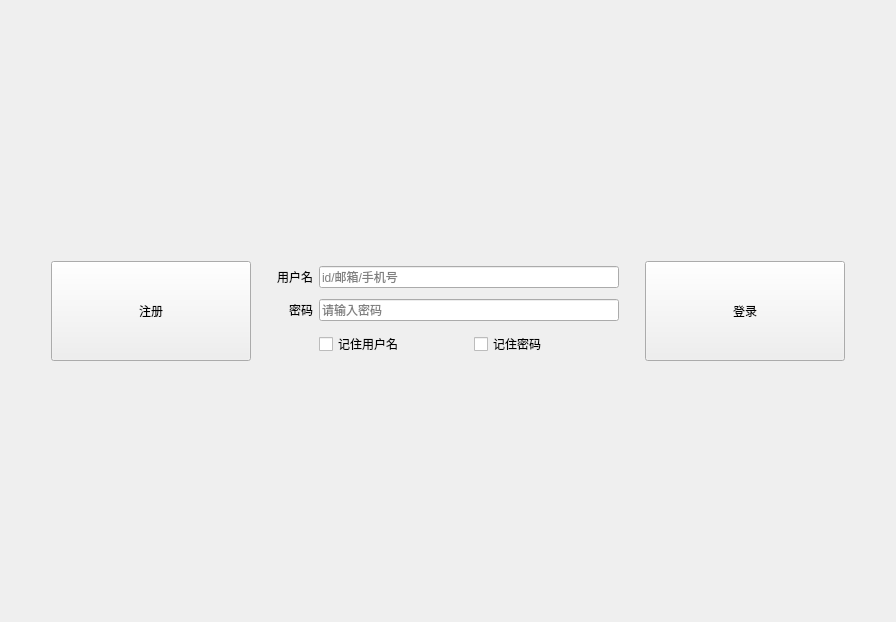
          <widget class="QWidget" name="pageLogin">
           <layout class="QVBoxLayout" name="verticalLayout_2">
            <item>
             <spacer name="verticalSpacer_3">
              <property name="orientation">
               <enum>Qt::Vertical</enum>
              </property>
              <property name="sizeType">
               <enum>QSizePolicy::Expanding</enum>
              </property>
              <property name="sizeHint" stdset="0">
               <size>
                <width>20</width>
                <height>250</height>
               </size>
              </property>
             </spacer>
            </item>
            <item>
             <layout class="QHBoxLayout" name="horizontalLayout_2">
              <item>
               <spacer name="horizontalSpacer_2">
                <property name="orientation">
                 <enum>Qt::Horizontal</enum>
                </property>
                <property name="sizeType">
                 <enum>QSizePolicy::MinimumExpanding</enum>
                </property>
                <property name="sizeHint" stdset="0">
                 <size>
                  <width>40</width>
                  <height>20</height>
                 </size>
                </property>
               </spacer>
              </item>
              <item>
               <widget class="QPushButton" name="pushButtonRegister">
                <property name="sizePolicy">
                 <sizepolicy hsizetype="Expanding" vsizetype="Expanding">
                  <horstretch>0</horstretch>
                  <verstretch>0</verstretch>
                 </sizepolicy>
                </property>
                <property name="minimumSize">
                 <size>
                  <width>200</width>
                  <height>100</height>
                 </size>
                </property>
                <property name="maximumSize">
                 <size>
                  <width>16777215</width>
                  <height>100</height>
                 </size>
                </property>
                <property name="text">
                 <string>注册</string>
                </property>
                <property name="icon">
                 <iconset resource="res/res.qrc">
                  <normaloff>:/icons-light/plus_2.png</normaloff>:/icons-light/plus_2.png</iconset>
                </property>
                <property name="iconSize">
                 <size>
                  <width>50</width>
                  <height>50</height>
                 </size>
                </property>
               </widget>
              </item>
              <item>
               <layout class="QGridLayout" name="gridLayout_3" columnstretch="0,0" columnminimumwidth="0,300">
                <property name="leftMargin">
                 <number>20</number>
                </property>
                <property name="rightMargin">
                 <number>20</number>
                </property>
                <item row="4" column="1">
                 <layout class="QHBoxLayout" name="horizontalLayout_10">
                  <property name="spacing">
                   <number>10</number>
                  </property>
                  <item>
                   <widget class="QCheckBox" name="checkBoxRemUid">
                    <property name="text">
                     <string>记住用户名</string>
                    </property>
                    <property name="icon">
                     <iconset resource="res/res.qrc">
                      <normaloff>:/icons-light/friends_group.png</normaloff>:/icons-light/friends_group.png</iconset>
                    </property>
                   </widget>
                  </item>
                  <item>
                   <widget class="QCheckBox" name="checkBoxRemPwd">
                    <property name="text">
                     <string>记住密码</string>
                    </property>
                    <property name="icon">
                     <iconset resource="res/res.qrc">
                      <normaloff>:/icons-light/key_login.png</normaloff>:/icons-light/key_login.png</iconset>
                    </property>
                   </widget>
                  </item>
                 </layout>
                </item>
                <item row="0" column="0">
                 <widget class="QLabel" name="labelLoginName">
                  <property name="text">
                   <string>用户名</string>
                  </property>
                  <property name="alignment">
                   <set>Qt::AlignRight|Qt::AlignTrailing|Qt::AlignVCenter</set>
                  </property>
                 </widget>
                </item>
                <item row="0" column="1">
                 <widget class="QLineEdit" name="lineEditLoginName">
                  <property name="sizePolicy">
                   <sizepolicy hsizetype="Expanding" vsizetype="Fixed">
                    <horstretch>0</horstretch>
                    <verstretch>0</verstretch>
                   </sizepolicy>
                  </property>
                  <property name="maxLength">
                   <number>60</number>
                  </property>
                  <property name="placeholderText">
                   <string>id/邮箱/手机号</string>
                  </property>
                  <property name="clearButtonEnabled">
                   <bool>true</bool>
                  </property>
                 </widget>
                </item>
                <item row="1" column="0">
                 <widget class="QLabel" name="labelLoginPassword">
                  <property name="text">
                   <string>密码</string>
                  </property>
                  <property name="alignment">
                   <set>Qt::AlignRight|Qt::AlignTrailing|Qt::AlignVCenter</set>
                  </property>
                 </widget>
                </item>
                <item row="1" column="1">
                 <widget class="QLineEdit" name="lineEditLoginPassword">
                  <property name="maxLength">
                   <number>18</number>
                  </property>
                  <property name="echoMode">
                   <enum>QLineEdit::Password</enum>
                  </property>
                  <property name="placeholderText">
                   <string>请输入密码</string>
                  </property>
                  <property name="clearButtonEnabled">
                   <bool>true</bool>
                  </property>
                 </widget>
                </item>
               </layout>
              </item>
              <item>
               <widget class="QPushButton" name="pushButtonLogin">
                <property name="sizePolicy">
                 <sizepolicy hsizetype="Expanding" vsizetype="Expanding">
                  <horstretch>0</horstretch>
                  <verstretch>0</verstretch>
                 </sizepolicy>
                </property>
                <property name="minimumSize">
                 <size>
                  <width>200</width>
                  <height>100</height>
                 </size>
                </property>
                <property name="maximumSize">
                 <size>
                  <width>16777215</width>
                  <height>100</height>
                 </size>
                </property>
                <property name="text">
                 <string>登录</string>
                </property>
                <property name="icon">
                 <iconset resource="res/res.qrc">
                  <normaloff>:/icons-light/check-64.png</normaloff>:/icons-light/check-64.png</iconset>
                </property>
                <property name="iconSize">
                 <size>
                  <width>50</width>
                  <height>50</height>
                 </size>
                </property>
               </widget>
              </item>
              <item>
               <spacer name="horizontalSpacer_3">
                <property name="orientation">
                 <enum>Qt::Horizontal</enum>
                </property>
                <property name="sizeType">
                 <enum>QSizePolicy::MinimumExpanding</enum>
                </property>
                <property name="sizeHint" stdset="0">
                 <size>
                  <width>40</width>
                  <height>20</height>
                 </size>
                </property>
               </spacer>
              </item>
             </layout>
            </item>
            <item>
             <spacer name="verticalSpacer_4">
              <property name="orientation">
               <enum>Qt::Vertical</enum>
              </property>
              <property name="sizeType">
               <enum>QSizePolicy::Expanding</enum>
              </property>
              <property name="sizeHint" stdset="0">
               <size>
                <width>20</width>
                <height>250</height>
               </size>
              </property>
             </spacer>
            </item>
           </layout>
          </widget>
